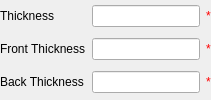
            <widget class="QWidget" name="absp_page_Flat">
             <layout class="QGridLayout" name="gridLayout_2">
              <property name="margin">
               <number>0</number>
              </property>
              <property name="horizontalSpacing">
               <number>6</number>
              </property>
              <item row="0" column="0">
               <widget class="QLabel" name="absp_lbts">
                <property name="text">
                 <string>Thickness</string>
                </property>
               </widget>
              </item>
              <item row="0" column="1">
               <widget class="QLineEdit" name="absp_lets">
                <property name="text">
                 <string/>
                </property>
               </widget>
              </item>
              <item row="1" column="1">
               <widget class="QLineEdit" name="absp_letc1">
                <property name="text">
                 <string/>
                </property>
               </widget>
              </item>
              <item row="2" column="1">
               <widget class="QLineEdit" name="absp_letc2">
                <property name="text">
                 <string/>
                </property>
               </widget>
              </item>
              <item row="1" column="0">
               <widget class="QLabel" name="absp_lbtc1">
                <property name="text">
                 <string>Front Thickness</string>
                </property>
               </widget>
              </item>
              <item row="2" column="0">
               <widget class="QLabel" name="absp_lbtc2">
                <property name="text">
                 <string>Back Thickness</string>
                </property>
               </widget>
              </item>
              <item row="0" column="2">
               <widget class="QLabel" name="absp_valts">
                <property name="styleSheet">
                 <string notr="true">color: rgb(255, 0, 0);</string>
                </property>
                <property name="text">
                 <string>*</string>
                </property>
               </widget>
              </item>
              <item row="1" column="2">
               <widget class="QLabel" name="absp_valtc1">
                <property name="styleSheet">
                 <string notr="true">color: rgb(255, 0, 0);</string>
                </property>
                <property name="text">
                 <string>*</string>
                </property>
               </widget>
              </item>
              <item row="2" column="2">
               <widget class="QLabel" name="absp_valtc2">
                <property name="styleSheet">
                 <string notr="true">color: rgb(255, 0, 0);</string>
                </property>
                <property name="text">
                 <string>*</string>
                </property>
               </widget>
              </item>
             </layout>
            </widget>
